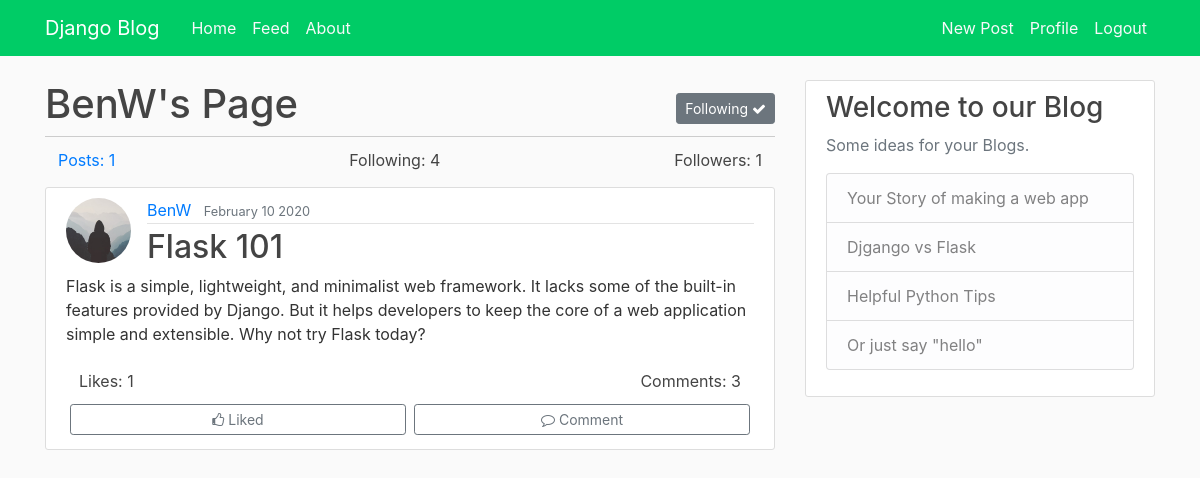
The page /blog/user/BenW/ (signed in) on the database its author committed.
### users/models.py (models this page shows, shortened)
class Profile(models.Model):
    user = models.OneToOneField(User, on_delete=models.CASCADE)
    image = models.ImageField(default='default.jpg', upload_to='profile_pics')
    followers = models.ManyToManyField(User, related_name="followers_profile", blank=True)
    following = models.ManyToManyField(User, related_name="following_profile", blank=True)
    liked_posts = models.ManyToManyField(Post, related_name="liked_profile")

### blog/models.py (models this page shows, shortened)
class Post(models.Model):
    title = models.CharField(max_length=100)
    content = models.TextField()
    date_posted = models.DateTimeField(default=timezone.now)
    author = models.ForeignKey(User, on_delete=models.CASCADE, related_name='posts')
    liked_by = models.ManyToManyField(User, related_name="liked_post")

### blog/views.py (the view)
# urls.py: path('user/<str:username>/', UserPostListView.as_view(), name='user-posts'),
class UserPostListView(ListView):
    model = User
    template_name = 'blog/user_posts.html'
    context_object_name = 'profile'
    ordering = ['-date_posted']
    paginate_by = 5
    def get_queryset(self):
        return User.objects.filter(username=self.kwargs.get('username'))

### blog/templates/blog/user_posts.html (shortened to what this page needs)
{% extends "blog/base.html" %}
{% block content %}
    <div style='border-bottom:1px solid #ccc;' class="d-flex justify-content-between">
        <h1 class="">{{ view.kwargs.username }}'s Page</h1>
        <div class="align-self-center">
        {% if profile.get != user %}
            {% if user not in profile.get.profile.followers.all %}
                <a class="btn btn-secondary btn-sm" href="{% url 'follow' profile.get.profile.id %}">Follow<i class="fa fa-plus pl-1"></i></a>
            {% else %}
                <a class="btn btn-secondary btn-sm" href="{% url 'un-follow' profile.get.profile.id %}">Following<i class="fa fa-check pl-1"></i></a>
            {% endif %}
        {% endif %}
        </div>
    </div>
    <div class="d-flex justify-content-between pt-1">
        <h4><a href="{% url 'user-posts' view.kwargs.username %}" class="btn">Posts: {{profile.get.posts.count }}</a></h4>
        <h4><a href="{% url 'user-following' view.kwargs.username %}" class="btn article-title">Following: {{profile.get.profile.following.count }}</a></h4>
        <h4><a href="{% url 'user-followers' view.kwargs.username %}" class="btn article-title">Followers: {{profile.get.profile.followers.count }}</a></h4>
    </div>
    {% for post in profile.get.posts.all %}
     <div class="content-section">
        <article class="media">
            <img class="rounded-circle article-img" src="{{ post.author.profile.image.url }}">
            <div class="media-body">
                <div class="article-metadata">
                    <a class="mr-2" href="{% url 'user-posts' post.author.username %}">{{ post.author }}</a>
                    <small class="text-muted">{{ post.date_posted|date:"F d Y" }}</small>
                </div>
                <h2><a class="article-title" href="{% url 'post-detail' post.id %}">{{ post.title }}</a></h2>
            </div>
        </article>
          <p class="article-content">{{ post.content }}</p>
        <div class="d-flex justify-content-between">
            <a class="btn article-title" href="{% url 'post-likes' post.id %}">Likes: {{ post.liked_by.count }}</a>
            <a class="btn article-title" href="{% url 'post-detail' post.id %}">Comments: {{ post.comments.count }}</a>
        </div>
        <div class="d-flex justify-content-between">
            {% if post in user.profile.liked_posts.all %}
            <a class="btn btn-outline-secondary btn-block btn-sm m-1" href="{% url 'un-like' post.id %}"><i class="fa fa-thumbs-o-up pr-1"></i>Liked</a>
            {% else %}
            <a class="btn btn-outline-secondary btn-block btn-sm m-1" href="{% url 'like' post.id %}"><i class="fa fa-thumbs-o-up pr-1"></i>Like</a>
            {% endif %}
            <a class="btn btn-outline-secondary btn-block btn-sm m-1" href="{% url 'post-detail' post.id %}#comment"><i class="fa fa-comment-o pr-1"></i>Comment</a>
        </div>
    </div>
    {% empty %}
        <h4 class="text-center text-muted p-2">{{ view.kwargs.username }} has no posts yet</h4>
    {% endfor %}
{% endblock content %}

### blog/static/blog/main.css (style rules this page uses)
body { background: #fafafa; color: #333333; margin-top: 5rem; }
h1, h2, h3, h4, h5, h6 { color: #444444; }
.content-section { background: #ffffff; padding: 10px 20px; border: 1px solid #dddddd; border-radius: 3px; margin-bottom: 20px; }
.article-title { color: #444444; }
.article-content { white-space: pre-line; }
.article-img { height: 65px; width: 65px; margin-right: 16px; }
.article-metadata { padding-bottom: 1px; margin-bottom: 4px; border-bottom: 1px solid #e3e3e3 }

### blog/templates/blog/base.html (style rules this page uses)
html { scroll-behavior: smooth; }

### rows shown on the page
Post: author.profile.image (placeholder picture), author "BenW", date_posted "February 10 2020", title "Flask 101", content "Flask is a simple, lightweight, and minimalist web framework. It lacks some of the built-in features provided by Django. But it helps developers to keep the core of a web application simple and extensible. Why not try Flask today?", liked_by.count "1", comments.count "3", shows "Liked"

### other values the page prints
{{ view.kwargs.username }} "BenW"
{{ profile.get.posts.count }} "1"
{{ profile.get.profile.following.count }} "4"
{{ profile.get.profile.followers.count }} "1"
